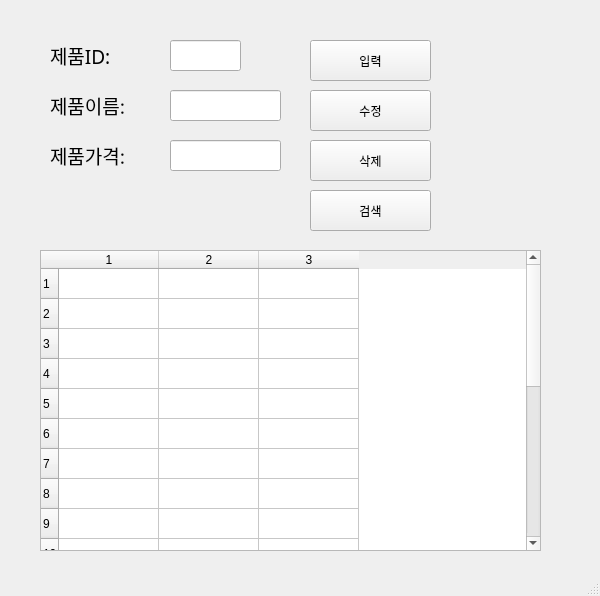
<?xml version="1.0" encoding="UTF-8"?>
<ui version="4.0">
 <class>MainWindow</class>
 <widget class="QMainWindow" name="MainWindow">
  <property name="geometry">
   <rect>
    <x>0</x>
    <y>0</y>
    <width>600</width>
    <height>596</height>
   </rect>
  </property>
  <property name="windowTitle">
   <string>MainWindow</string>
  </property>
  <widget class="QWidget" name="centralwidget">
   <widget class="QLabel" name="label">
    <property name="geometry">
     <rect>
      <x>50</x>
      <y>40</y>
      <width>81</width>
      <height>31</height>
     </rect>
    </property>
    <property name="font">
     <font>
      <family>맑은 고딕</family>
      <pointsize>14</pointsize>
     </font>
    </property>
    <property name="text">
     <string>제품ID:</string>
    </property>
   </widget>
   <widget class="QLabel" name="label_2">
    <property name="geometry">
     <rect>
      <x>50</x>
      <y>90</y>
      <width>101</width>
      <height>31</height>
     </rect>
    </property>
    <property name="font">
     <font>
      <family>맑은 고딕</family>
      <pointsize>14</pointsize>
     </font>
    </property>
    <property name="text">
     <string>제품이름:</string>
    </property>
   </widget>
   <widget class="QLabel" name="label_3">
    <property name="geometry">
     <rect>
      <x>50</x>
      <y>140</y>
      <width>111</width>
      <height>31</height>
     </rect>
    </property>
    <property name="font">
     <font>
      <family>맑은 고딕</family>
      <pointsize>14</pointsize>
     </font>
    </property>
    <property name="text">
     <string>제품가격:</string>
    </property>
   </widget>
   <widget class="QLineEdit" name="prodID">
    <property name="geometry">
     <rect>
      <x>170</x>
      <y>40</y>
      <width>71</width>
      <height>31</height>
     </rect>
    </property>
   </widget>
   <widget class="QLineEdit" name="prodName">
    <property name="geometry">
     <rect>
      <x>170</x>
      <y>90</y>
      <width>111</width>
      <height>31</height>
     </rect>
    </property>
   </widget>
   <widget class="QLineEdit" name="prodPrice">
    <property name="geometry">
     <rect>
      <x>170</x>
      <y>140</y>
      <width>111</width>
      <height>31</height>
     </rect>
    </property>
   </widget>
   <widget class="QPushButton" name="pushButton">
    <property name="geometry">
     <rect>
      <x>310</x>
      <y>40</y>
      <width>121</width>
      <height>41</height>
     </rect>
    </property>
    <property name="text">
     <string>입력</string>
    </property>
   </widget>
   <widget class="QPushButton" name="pushButton_2">
    <property name="geometry">
     <rect>
      <x>310</x>
      <y>90</y>
      <width>121</width>
      <height>41</height>
     </rect>
    </property>
    <property name="text">
     <string>수정</string>
    </property>
   </widget>
   <widget class="QPushButton" name="pushButton_3">
    <property name="geometry">
     <rect>
      <x>310</x>
      <y>140</y>
      <width>121</width>
      <height>41</height>
     </rect>
    </property>
    <property name="text">
     <string>삭제</string>
    </property>
   </widget>
   <widget class="QPushButton" name="pushButton_4">
    <property name="geometry">
     <rect>
      <x>310</x>
      <y>190</y>
      <width>121</width>
      <height>41</height>
     </rect>
    </property>
    <property name="text">
     <string>검색</string>
    </property>
   </widget>
   <widget class="QTableWidget" name="tableWidget">
    <property name="geometry">
     <rect>
      <x>40</x>
      <y>250</y>
      <width>501</width>
      <height>301</height>
     </rect>
    </property>
    <property name="rowCount">
     <number>20</number>
    </property>
    <property name="columnCount">
     <number>3</number>
    </property>
    <row/>
    <row/>
    <row/>
    <row/>
    <row/>
    <row/>
    <row/>
    <row/>
    <row/>
    <row/>
    <row/>
    <row/>
    <row/>
    <row/>
    <row/>
    <row/>
    <row/>
    <row/>
    <row/>
    <row/>
    <column/>
    <column/>
    <column/>
   </widget>
  </widget>
  <widget class="QMenuBar" name="menubar">
   <property name="geometry">
    <rect>
     <x>0</x>
     <y>0</y>
     <width>600</width>
     <height>26</height>
    </rect>
   </property>
  </widget>
  <widget class="QStatusBar" name="statusbar"/>
 </widget>
 <resources/>
 <connections>
  <connection>
   <sender>pushButton</sender>
   <signal>clicked()</signal>
   <receiver>MainWindow</receiver>
   <slot>addProduct()</slot>
   <hints>
    <hint type="sourcelabel">
     <x>394</x>
     <y>72</y>
    </hint>
    <hint type="destinationlabel">
     <x>470</x>
     <y>95</y>
    </hint>
   </hints>
  </connection>
  <connection>
   <sender>pushButton_2</sender>
   <signal>clicked()</signal>
   <receiver>MainWindow</receiver>
   <slot>updateProduct()</slot>
   <hints>
    <hint type="sourcelabel">
     <x>418</x>
     <y>129</y>
    </hint>
    <hint type="destinationlabel">
     <x>470</x>
     <y>136</y>
    </hint>
   </hints>
  </connection>
  <connection>
   <sender>pushButton_3</sender>
   <signal>clicked()</signal>
   <receiver>MainWindow</receiver>
   <slot>removeProduct()</slot>
   <hints>
    <hint type="sourcelabel">
     <x>409</x>
     <y>175</y>
    </hint>
    <hint type="destinationlabel">
     <x>469</x>
     <y>183</y>
    </hint>
   </hints>
  </connection>
  <connection>
   <sender>pushButton_4</sender>
   <signal>clicked()</signal>
   <receiver>MainWindow</receiver>
   <slot>getProduct()</slot>
   <hints>
    <hint type="sourcelabel">
     <x>406</x>
     <y>219</y>
    </hint>
    <hint type="destinationlabel">
     <x>471</x>
     <y>229</y>
    </hint>
   </hints>
  </connection>
 </connections>
 <slots>
  <slot>addProduct()</slot>
  <slot>updateProduct()</slot>
  <slot>removeProduct()</slot>
  <slot>getProduct()</slot>
 </slots>
</ui>
